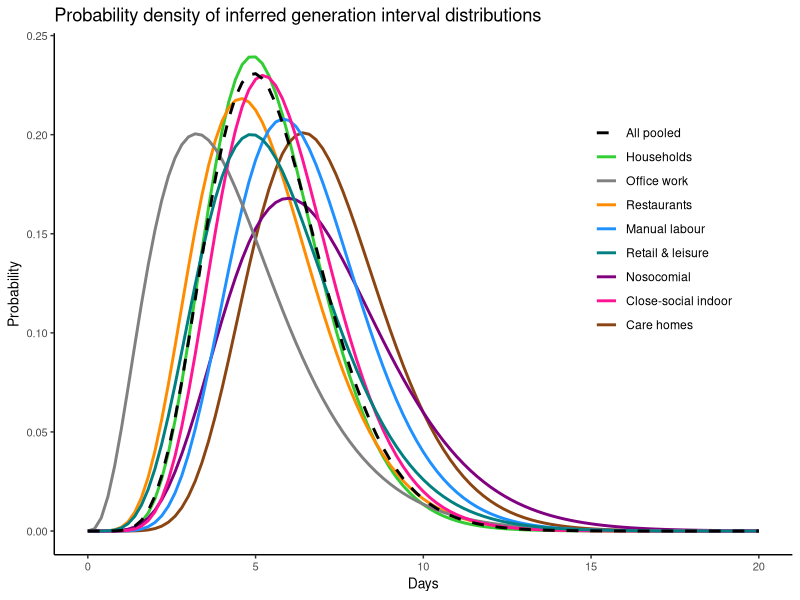
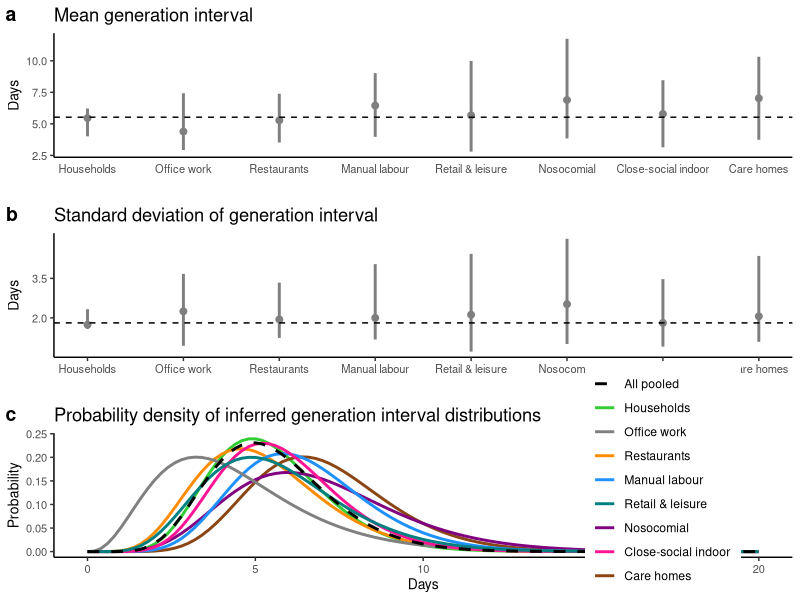

These charts were generated, in order, by the following R code:
library(readxl)
library(scales)
library(ggpubr)

### from data/processed
estGT <- read_excel("update GI setting estimates.xlsx")

estGT$setting <- factor(estGT$setting, levels = c("Households", "Office work", "Restaurants", "Manual labour",
                                                  "Retail & leisure", "Nosocomial", "Close-social indoor", "Care homes"))

estGT$X <- c(2, 5, 4, 1, 7, 3, 6, 8)/2


plotmu <- ggplot() + geom_point(data = estGT, aes(x = X, y = mu, color = setting), size = 2) +
  geom_errorbar(data = estGT, aes(x = X, ymin = muLB, ymax = muUB, color = setting), size = 1, width = 0) +
  scale_color_manual(values = c("#32CD32", 
                                "#808080", "#FF8C00",
                                "#1E90FF", "#008080",
                                "#800080", "#FF1493", 
                                "#8B4513")) +
  scale_x_continuous(breaks = seq(0.5, 4, 0.5),
                     labels = c("Households", "Office work", "Restaurants", "Manual labour",
                                "Retail & leisure", "Nosocomial", "Close-social indoor", "Care homes")) +
  scale_y_continuous(breaks = seq(2.5, 10, 2.5),
                     labels = label_number(accuracy = 0.1)) +
  geom_hline(yintercept = 5.53, linetype = "dashed") +
  xlab(" ") + ylab("Days") + 
  theme(panel.grid.major = element_blank(), panel.grid.minor = element_blank(),
        panel.background = element_blank(), 
        axis.line.x.bottom = element_line(),
        axis.line.y.left = element_line(),
        legend.position = "none",
        axis.ticks.x.bottom = element_blank(),
        axis.text = element_text(size = 8),
        axis.title = element_text(size = 10)) +
  ggtitle("Mean generation interval") 


plotsd <- ggplot() + geom_point(data = estGT, aes(x = X, y = sd, color = setting), size = 2) +
  geom_errorbar(data = estGT, aes(x = X, ymin = sdLB, ymax = sdUB, color = setting), size = 1, width = 0) +
  scale_color_manual(values = c("#32CD32", 
                                "#808080", "#FF8C00",
                                "#1E90FF", "#008080",
                                "#800080", "#FF1493", 
                                "#8B4513")) +
  scale_x_continuous(breaks = seq(0.5, 4, 0.5),
                     labels = c("Households", "Office work", "Restaurants", "Manual labour",
                                "Retail & leisure", "Nosocomial", "Close-social indoor", "Care homes")) +
  scale_y_continuous(breaks = seq(0.5, 4.0, 1.5)) +
  xlab(" ") + ylab("Days") + 
  geom_hline(yintercept = 1.81, linetype = "dashed") +
  theme(panel.grid.major = element_blank(), panel.grid.minor = element_blank(),
        panel.background = element_blank(), 
        axis.line.x.bottom = element_line(),
        axis.line.y.left = element_line(),
        legend.position = "none",
        axis.text = element_text(size = 8),
        axis.title = element_text(size = 10)) +
  ggtitle("Standard deviation of generation interval")



estGT$shape <- estGT$mu^2/estGT$sd^2
estGT$rate <- estGT$mu/estGT$sd^2


plotpdf <- ggplot() + 
  geom_function(fun = function(x){dgamma(x, shape = estGT$shape[4],
                                         rate = estGT$rate[4])},
                aes(color = paste(2, "Households")), size = 1) +
  geom_function(fun = function(x){dgamma(x, shape = estGT$shape[8],
                                         rate = estGT$rate[8])},
                aes(color = paste(9, "Care homes")), size = 1) +
  geom_function(fun = function(x){dgamma(x, shape = estGT$shape[6],
                                         rate = estGT$rate[6])},
                aes(color = paste(4, "Restaurants")), size = 1) +
  geom_function(fun = function(x){dgamma(x, shape = estGT$shape[7],
                                         rate = estGT$rate[7])},
                aes(color = paste(7, "Nosocomial")), size = 1) +
  geom_function(fun = function(x){dgamma(x, shape = estGT$shape[3],
                                         rate = estGT$rate[3])},
                aes(color = paste(5, "Manual labour")), size = 1) +
  geom_function(fun = function(x){dgamma(x, shape = estGT$shape[1],
                                         rate = estGT$rate[1])},
                aes(color = paste(3, "Office work")), size = 1) +
  geom_function(fun = function(x){dgamma(x, shape = estGT$shape[5],
                                         rate = estGT$rate[5])},
                aes(color = paste(8, "Close-social indoor")), size = 1) +
  geom_function(fun = function(x){dgamma(x, shape = estGT$shape[2],
                                         rate = estGT$rate[2])},
                aes(color = paste(6, "Retail & leisure")), size = 1) +
  geom_function(fun = function(x){dgamma(x, shape = 5.53^2/1.81^2,
                                         rate = 5.53/1.81^2)},
                aes(color = paste(1, "All pooled")), size = 1, linetype = "dashed")+
  scale_color_manual(
    name = c("Cluster setting"),
    values =  c("black", "#32CD32", 
                "#808080", "#FF8C00",
                "#1E90FF", "#008080",
                "#800080", "#FF1493", 
                "#8B4513"),
    labels = c("All pooled","Households", "Office work", "Restaurants", "Manual labour",
               "Retail & leisure", "Nosocomial", "Close-social indoor", "Care homes")) +
  scale_x_continuous(limits = c(0, 20)) +
  xlab("Days") + ylab("Probability") +
  theme(panel.grid.major = element_blank(), panel.grid.minor = element_blank(),
        panel.background = element_blank(), 
        axis.line.x.bottom = element_line(),
        axis.line.y.left = element_line(),
        legend.position = c(0.825, 0.625),
        legend.title = element_blank(),
        axis.text = element_text(size = 8),
        axis.title = element_text(size = 10)) +
  ggtitle("Probability density of inferred generation interval distributions")

plotpdf

fig3 <- ggarrange(plotmu, plotsd, plotpdf, nrow = 3, ncol = 1, labels = letters[1:3], align = "v")


ggsave("Fig3_main_20241212.pdf", fig3, width = 12, height = 8.5, units = "in", dpi = 900)
